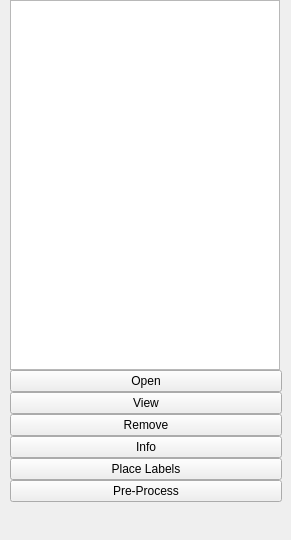
        <widget class="QWidget" name="filesTab">
         <property name="sizePolicy">
          <sizepolicy hsizetype="Fixed" vsizetype="Expanding">
           <horstretch>0</horstretch>
           <verstretch>0</verstretch>
          </sizepolicy>
         </property>
         <attribute name="title">
          <string>Files</string>
         </attribute>
         <widget class="QWidget" name="verticalLayoutWidget_4">
          <property name="geometry">
           <rect>
            <x>10</x>
            <y>0</y>
            <width>272</width>
            <height>531</height>
           </rect>
          </property>
          <layout class="QVBoxLayout" name="verticalLayout_9" stretch="0,0,0,0,0,0,0,0">
           <property name="spacing">
            <number>0</number>
           </property>
           <property name="sizeConstraint">
            <enum>QLayout::SizeConstraint::SetDefaultConstraint</enum>
           </property>
           <item>
            <widget class="QTableView" name="filesListView">
             <property name="enabled">
              <bool>true</bool>
             </property>
             <property name="sizePolicy">
              <sizepolicy hsizetype="Fixed" vsizetype="Expanding">
               <horstretch>0</horstretch>
               <verstretch>0</verstretch>
              </sizepolicy>
             </property>
             <property name="minimumSize">
              <size>
               <width>270</width>
               <height>370</height>
              </size>
             </property>
             <property name="sizeAdjustPolicy">
              <enum>QAbstractScrollArea::SizeAdjustPolicy::AdjustIgnored</enum>
             </property>
             <property name="tabKeyNavigation">
              <bool>true</bool>
             </property>
             <property name="dragEnabled">
              <bool>false</bool>
             </property>
             <property name="dragDropOverwriteMode">
              <bool>true</bool>
             </property>
             <property name="alternatingRowColors">
              <bool>true</bool>
             </property>
             <property name="sortingEnabled">
              <bool>true</bool>
             </property>
             <attribute name="horizontalHeaderMinimumSectionSize">
              <number>30</number>
             </attribute>
             <attribute name="horizontalHeaderDefaultSectionSize">
              <number>89</number>
             </attribute>
             <attribute name="horizontalHeaderHighlightSections">
              <bool>false</bool>
             </attribute>
             <attribute name="horizontalHeaderStretchLastSection">
              <bool>true</bool>
             </attribute>
             <attribute name="verticalHeaderCascadingSectionResizes">
              <bool>false</bool>
             </attribute>
             <attribute name="verticalHeaderShowSortIndicator" stdset="0">
              <bool>false</bool>
             </attribute>
             <attribute name="verticalHeaderStretchLastSection">
              <bool>false</bool>
             </attribute>
            </widget>
           </item>
           <item>
            <widget class="QPushButton" name="addSpanFilesButton">
             <property name="sizePolicy">
              <sizepolicy hsizetype="Preferred" vsizetype="Fixed">
               <horstretch>0</horstretch>
               <verstretch>0</verstretch>
              </sizepolicy>
             </property>
             <property name="text">
              <string>Open</string>
             </property>
             <property name="icon">
              <iconset theme="QIcon::ThemeIcon::DocumentOpen"/>
             </property>
            </widget>
           </item>
           <item>
            <widget class="QPushButton" name="viewButton">
             <property name="sizePolicy">
              <sizepolicy hsizetype="Preferred" vsizetype="Fixed">
               <horstretch>0</horstretch>
               <verstretch>0</verstretch>
              </sizepolicy>
             </property>
             <property name="text">
              <string>View</string>
             </property>
            </widget>
           </item>
           <item>
            <widget class="QPushButton" name="removeSpanFilesButton">
             <property name="sizePolicy">
              <sizepolicy hsizetype="Preferred" vsizetype="Fixed">
               <horstretch>0</horstretch>
               <verstretch>0</verstretch>
              </sizepolicy>
             </property>
             <property name="text">
              <string>Remove</string>
             </property>
             <property name="icon">
              <iconset theme="QIcon::ThemeIcon::EditDelete"/>
             </property>
            </widget>
           </item>
           <item>
            <widget class="QPushButton" name="infoButton">
             <property name="sizePolicy">
              <sizepolicy hsizetype="Preferred" vsizetype="Fixed">
               <horstretch>0</horstretch>
               <verstretch>0</verstretch>
              </sizepolicy>
             </property>
             <property name="text">
              <string>Info</string>
             </property>
             <property name="icon">
              <iconset theme="QIcon::ThemeIcon::HelpAbout"/>
             </property>
            </widget>
           </item>
           <item>
            <widget class="QPushButton" name="placeLabelsButton">
             <property name="sizePolicy">
              <sizepolicy hsizetype="Preferred" vsizetype="Fixed">
               <horstretch>0</horstretch>
               <verstretch>0</verstretch>
              </sizepolicy>
             </property>
             <property name="text">
              <string>Place Labels</string>
             </property>
            </widget>
           </item>
           <item>
            <widget class="QPushButton" name="preprocessButton">
             <property name="sizePolicy">
              <sizepolicy hsizetype="Preferred" vsizetype="Fixed">
               <horstretch>0</horstretch>
               <verstretch>0</verstretch>
              </sizepolicy>
             </property>
             <property name="minimumSize">
              <size>
               <width>0</width>
               <height>0</height>
              </size>
             </property>
             <property name="maximumSize">
              <size>
               <width>16777215</width>
               <height>16777215</height>
              </size>
             </property>
             <property name="text">
              <string>Pre-Process</string>
             </property>
             <property name="autoDefault">
              <bool>false</bool>
             </property>
             <property name="default">
              <bool>false</bool>
             </property>
            </widget>
           </item>
           <item>
            <spacer name="verticalSpacer_3">
             <property name="orientation">
              <enum>Qt::Orientation::Vertical</enum>
             </property>
             <property name="sizeHint" stdset="0">
              <size>
               <width>0</width>
               <height>0</height>
              </size>
             </property>
            </spacer>
           </item>
          </layout>
         </widget>
        </widget>
